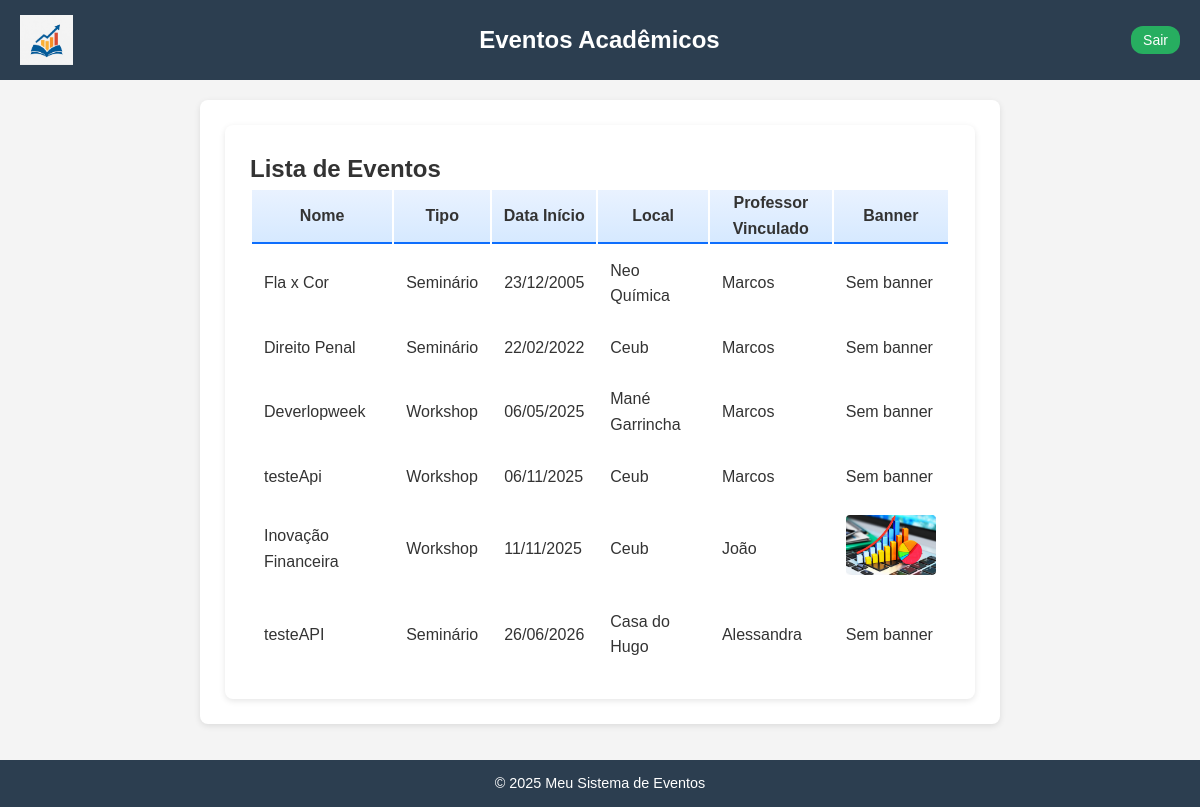
Page /evento/listas2/ on the earlier database version.
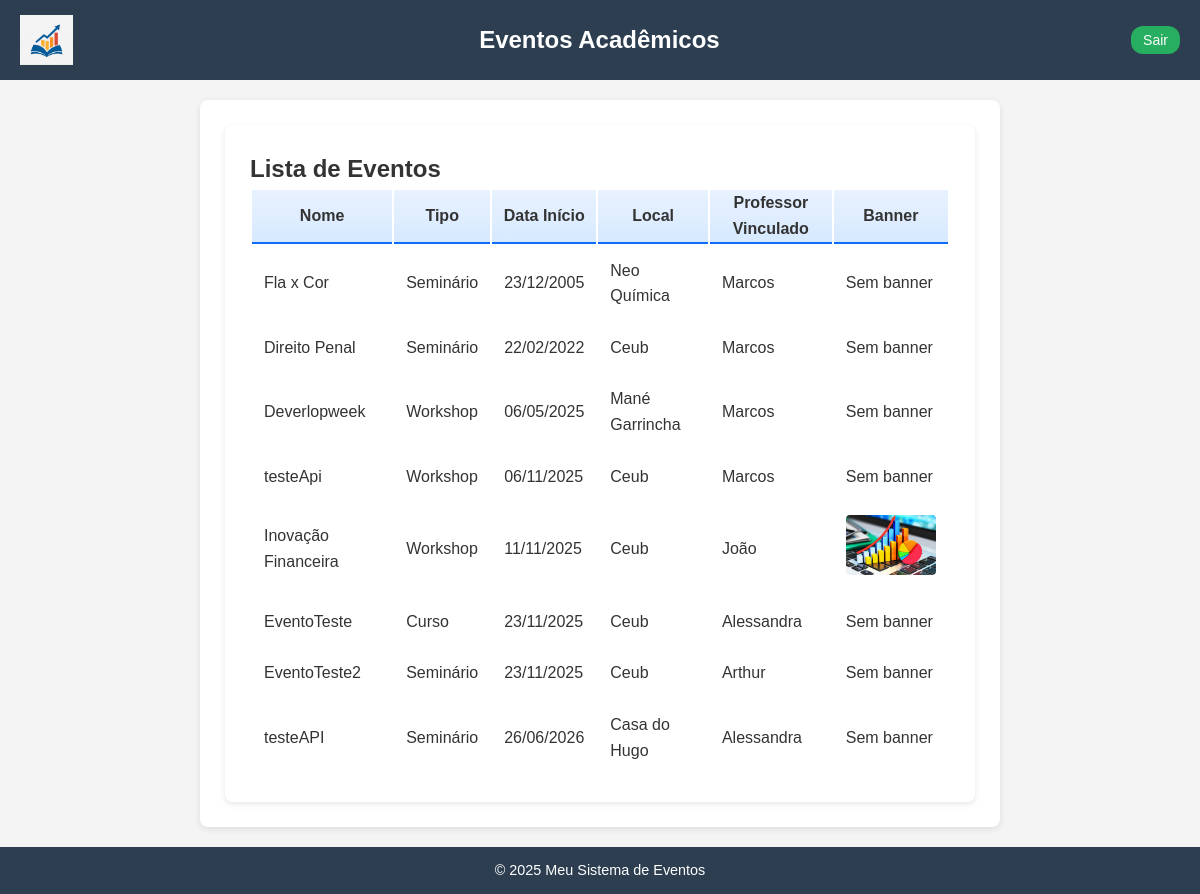
Same page on the later database version.
### eventos/models.py (models this page shows, shortened)
class Evento(models.Model):
    TIPOS = [
        ('seminario', 'Seminário'),
        ('palestra', 'Palestra'),
        ('workshop', 'Workshop'),
        ('curso', 'Curso'),
    ]
    nome = models.CharField(max_length=200)
    tipo = models.CharField(max_length=20, choices=TIPOS)
    descricao = models.TextField()
    data_inicio = models.DateField()
    data_fim = models.DateField()
    horario_inicio = models.TimeField()
    horario_fim = models.TimeField()
    local = models.CharField(max_length=255)
    quantidade_participantes = models.PositiveIntegerField(null=True, blank=True)
    organizador = models.ForeignKey(
        User,
        on_delete=models.CASCADE,
        related_name="eventos_organizados"
    )
    professor = models.ForeignKey(User, on_delete=models.SET_NULL, null=True, blank=True)
    banner = models.ImageField(upload_to='banners/', blank=True, null=True)

### eventos/views.py (the view)
# urls.py: path('evento/listas2/', EventoListView2.as_view(), name='evento_list2'),
class EventoListView2(ListView):
    model = Evento
    template_name = 'evento_list2.html'  # Caminho para o template
    context_object_name = 'eventos'     # Nome da variável usada no template
    ordering = ['data_inicio']          # Ordena os eventos por data de início

### eventos/context_processors.py (called while the page is built)
def perfil_context(request):
    if request.user.is_authenticated:
        return {'perfil': getattr(request.user, 'perfil', None)}
    return {}

### eventos/templates/evento_list2.html (shortened to what this page needs)
{% extends 'baseSemLoginSair.html' %}
{% block content %}
<div class="container mt-5">
    <h2 class="fw-bold text-primary mb-4">Lista de Eventos</h2>
    <div class="table-responsive">
        <table class="table table-bordered table-striped align-middle shadow-sm">
            <thead class="table-primary text-center">
                <tr>
                    <th>Nome</th>
                    <th>Tipo</th>
                    <th>Data Início</th>
                    <th>Local</th>
                    <th>Professor Vinculado</th>
                    <th>Banner</th>
                </tr>
            </thead>
            <tbody>
                {% for evento in eventos %}
                <tr>
                    <td class="fw-semibold text-dark">{{ evento.nome }}</td>
                    <td class="text-muted">{{ evento.get_tipo_display }}</td>
                    <td class="text-center">{{ evento.data_inicio|date:"d/m/Y" }}</td>
                    <td class="text-muted">{{ evento.local }}</td>
                    <td class="text-center">
                        {{ evento.professor.username|default:"Marcos" }}
                    </td>
                    <td class="text-center">
                        {% if evento.banner %}
                            <img src="{{ evento.banner.url }}"
                                 alt="Banner {{ evento.nome }}"
                                 style="max-width: 100px; max-height: 60px; object-fit: cover; border-radius: 4px;">
                        {% else %}
                            <span class="text-muted">Sem banner</span>
                        {% endif %}
                    </td>
                </tr>
                {% empty %}
                <tr>
                    <td colspan="6" class="text-center text-muted py-3">
                        Nenhum evento cadastrado.
                    </td>
                </tr>
                {% endfor %}
            </tbody>
        </table>
    </div>
</div>
{% endblock %}

Differences in the rows shown:
added Evento: nome "EventoTeste", tipo "Curso", data_inicio "23/11/2025", local "Ceub", professor.username "Alessandra", banner "Sem banner"
added Evento: nome "EventoTeste2", tipo "Seminário", data_inicio "23/11/2025", local "Ceub", professor.username "Arthur", banner "Sem banner"
